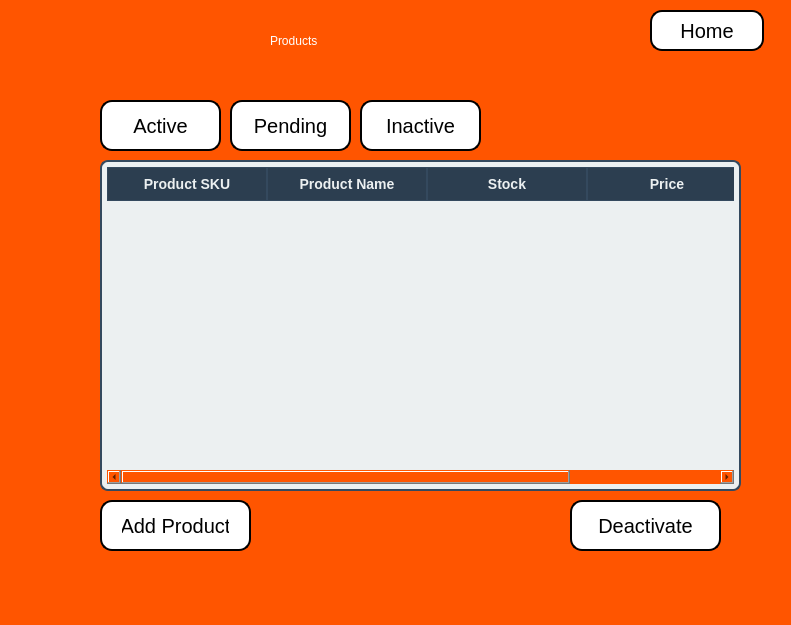
<?xml version="1.0" encoding="UTF-8"?>
<ui version="4.0">
 <class>MainWindow</class>
 <widget class="QMainWindow" name="MainWindow">
  <property name="geometry">
   <rect>
    <x>0</x>
    <y>0</y>
    <width>791</width>
    <height>625</height>
   </rect>
  </property>
  <property name="windowTitle">
   <string>MainWindow</string>
  </property>
  <property name="styleSheet">
   <string notr="true">QWidget
{
	background:rgb(255, 85, 0)
}</string>
  </property>
  <widget class="QWidget" name="centralwidget">
   <widget class="QLabel" name="label">
    <property name="geometry">
     <rect>
      <x>270</x>
      <y>10</y>
      <width>221</width>
      <height>61</height>
     </rect>
    </property>
    <property name="styleSheet">
     <string notr="true">QLabel
{
	color: white;
	font: 63 40pt &quot;Yu Gothic UI Semibold&quot;;
}</string>
    </property>
    <property name="text">
     <string>Products</string>
    </property>
   </widget>
   <widget class="QPushButton" name="activeButton">
    <property name="geometry">
     <rect>
      <x>100</x>
      <y>100</y>
      <width>121</width>
      <height>51</height>
     </rect>
    </property>
    <property name="styleSheet">
     <string notr="true">QPushButton
{
	background-color: white;       /* Blue background */
    color: black;                    /* White text */
    border: 2px solid rgb(0, 0, 0);       /* Darker blue border */
    border-radius: 12px;             /* Rounded corners */
    font-size: 20px;                 /* Larger font */
    padding: 10px 20px;              /* Add some padding */
    min-width: 70px; 
}</string>
    </property>
    <property name="text">
     <string>Active</string>
    </property>
   </widget>
   <widget class="QPushButton" name="pendingButton">
    <property name="geometry">
     <rect>
      <x>230</x>
      <y>100</y>
      <width>121</width>
      <height>51</height>
     </rect>
    </property>
    <property name="styleSheet">
     <string notr="true">QPushButton
{
	background-color: white;       /* Blue background */
    color: black;                    /* White text */
    border: 2px solid rgb(0, 0, 0);       /* Darker blue border */
    border-radius: 12px;             /* Rounded corners */
    font-size: 20px;                 /* Larger font */
    padding: 10px 20px;              /* Add some padding */
    min-width: 70px; 
}</string>
    </property>
    <property name="text">
     <string>Pending</string>
    </property>
   </widget>
   <widget class="QPushButton" name="inactiveButton">
    <property name="geometry">
     <rect>
      <x>360</x>
      <y>100</y>
      <width>121</width>
      <height>51</height>
     </rect>
    </property>
    <property name="styleSheet">
     <string notr="true">QPushButton
{
	background-color: white;       /* Blue background */
    color: black;                    /* White text */
    border: 2px solid rgb(0, 0, 0);       /* Darker blue border */
    border-radius: 12px;             /* Rounded corners */
    font-size: 20px;                 /* Larger font */
    padding: 10px 20px;              /* Add some padding */
    min-width: 70px; 
}</string>
    </property>
    <property name="text">
     <string>Inactive</string>
    </property>
   </widget>
   <widget class="QTableWidget" name="productsTable">
    <property name="geometry">
     <rect>
      <x>100</x>
      <y>160</y>
      <width>641</width>
      <height>331</height>
     </rect>
    </property>
    <property name="styleSheet">
     <string notr="true">QTableWidget {
    border: 2px solid #34495e;       /* Border around the table */
    border-radius: 8px;              /* Rounded corners */
    background-color: #ecf0f1;       /* Table background color */
    gridline-color: #bdc3c7;         /* Color of grid lines */
    font-size: 14px;                 /* Font size for table cells */
    color: #2c3e50;                  /* Font color */
    padding: 5px;                    /* Padding around content */
}

QHeaderView::section {
    background-color: #2c3e50;       /* Header background color */
    color: #ecf0f1;                  /* Header font color */
    padding: 6px;                    /* Padding for header text */
    font-size: 14px;                 /* Font size for header */
    font-weight: bold;               /* Bold header text */
    border: 1px solid #34495e;       /* Border for header cells */
}

QTableWidget::item {
    background-color: #ffffff;       /* Background for table cells */
    border: none;                    /* No border around cells */
}

QTableWidget::item:hover {
    background-color: #dfe6e9;       /* Highlight row on hover */
    color: #2c3e50;                  /* Font color on hover */
}

QTableWidget::item:selected {
    background-color: #3498db;       /* Selected row background */
    color: #ffffff;                  /* Selected row font color */
}

/* Vertical Scrollbar */
QScrollBar:vertical {
    border: none;                    /* No border for scrollbar */
    background: #bdc3c7;             /* Scrollbar background */
    width: 12px;                     /* Scrollbar width */
    margin: 15px 0px 15px 0px;       /* Margins around scrollbar */
}

QScrollBar::handle:vertical {
    background: #2c3e50;             /* Scrollbar handle color */
    min-height: 20px;                /* Minimum handle height */
    border-radius: 6px;              /* Rounded scrollbar handle */
}

QScrollBar::add-line:vertical,
QScrollBar::sub-line:vertical {
    height: 0px;                     /* Remove scroll buttons */
}

/* Horizontal Scrollbar */
QScrollBar:horizontal {
    border: none;                    /* No border for scrollbar */
    background: #bdc3c7;             /* Scrollbar background */
    height: 12px;                    /* Scrollbar height */
    margin: 0px 15px 0px 15px;       /* Margins around scrollbar */
}

QScrollBar::handle:horizontal {
    background: #2c3e50;             /* Scrollbar handle color */
    min-width: 20px;                 /* Minimum handle width */
    border-radius: 6px;              /* Rounded scrollbar handle */
}

QScrollBar::add-line:horizontal,
QScrollBar::sub-line:horizontal {
    width: 0px;                      /* Remove scroll buttons */
}
</string>
    </property>
    <attribute name="horizontalHeaderDefaultSectionSize">
     <number>160</number>
    </attribute>
    <column>
     <property name="text">
      <string>Product SKU</string>
     </property>
    </column>
    <column>
     <property name="text">
      <string>Product Name</string>
     </property>
    </column>
    <column>
     <property name="text">
      <string>Stock</string>
     </property>
    </column>
    <column>
     <property name="text">
      <string>Price</string>
     </property>
    </column>
   </widget>
   <widget class="QPushButton" name="activateButton">
    <property name="geometry">
     <rect>
      <x>570</x>
      <y>500</y>
      <width>151</width>
      <height>51</height>
     </rect>
    </property>
    <property name="styleSheet">
     <string notr="true">QPushButton
{
	background-color: white;       /* Blue background */
    color: black;                    /* White text */
    border: 2px solid rgb(0, 0, 0);       /* Darker blue border */
    border-radius: 12px;             /* Rounded corners */
    font-size: 20px;                 /* Larger font */
    padding: 10px 20px;              /* Add some padding */
    min-width: 70px; 
}</string>
    </property>
    <property name="text">
     <string>Deactivate</string>
    </property>
   </widget>
   <widget class="QPushButton" name="addProductButton">
    <property name="geometry">
     <rect>
      <x>100</x>
      <y>500</y>
      <width>151</width>
      <height>51</height>
     </rect>
    </property>
    <property name="styleSheet">
     <string notr="true">QPushButton
{
	background-color: white;       /* Blue background */
    color: black;                    /* White text */
    border: 2px solid rgb(0, 0, 0);       /* Darker blue border */
    border-radius: 12px;             /* Rounded corners */
    font-size: 20px;                 /* Larger font */
    padding: 10px 20px;              /* Add some padding */
    min-width: 70px; 
}</string>
    </property>
    <property name="text">
     <string>Add Product</string>
    </property>
   </widget>
   <widget class="QPushButton" name="homeButton">
    <property name="geometry">
     <rect>
      <x>650</x>
      <y>10</y>
      <width>114</width>
      <height>41</height>
     </rect>
    </property>
    <property name="styleSheet">
     <string notr="true">QPushButton
{
	background-color: white;       /* Blue background */
    color: black;                    /* White text */
    border: 2px solid rgb(0, 0, 0);       /* Darker blue border */
    border-radius: 12px;             /* Rounded corners */
    font-size: 20px;                 /* Larger font */
    padding: 10px 20px;              /* Add some padding */
    min-width: 50px; 
}</string>
    </property>
    <property name="text">
     <string>Home</string>
    </property>
   </widget>
  </widget>
  <widget class="QStatusBar" name="statusbar"/>
 </widget>
 <resources/>
 <connections/>
</ui>
